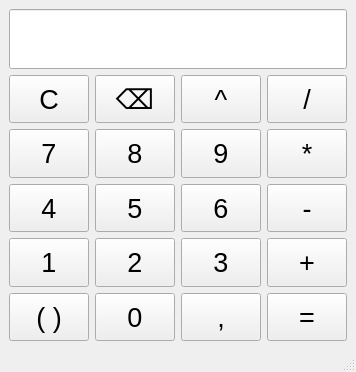
<?xml version="1.0" encoding="UTF-8"?>
<ui version="4.0">
 <class>MainWindow</class>
 <widget class="QMainWindow" name="MainWindow">
  <property name="geometry">
   <rect>
    <x>0</x>
    <y>0</y>
    <width>257</width>
    <height>372</height>
   </rect>
  </property>
  <property name="windowTitle">
   <string>Calculator</string>
  </property>
  <property name="autoFillBackground">
   <bool>false</bool>
  </property>
  <widget class="QWidget" name="centralwidget">
   <layout class="QVBoxLayout" name="verticalLayout">
    <item>
     <widget class="QLineEdit" name="lineEdit">
      <property name="minimumSize">
       <size>
        <width>50</width>
        <height>60</height>
       </size>
      </property>
      <property name="font">
       <font>
        <pointsize>20</pointsize>
       </font>
      </property>
     </widget>
    </item>
    <item>
     <layout class="QGridLayout" name="gridLayout">
      <item row="4" column="0">
       <widget class="QPushButton" name="parentheses">
        <property name="sizePolicy">
         <sizepolicy hsizetype="Expanding" vsizetype="Expanding">
          <horstretch>0</horstretch>
          <verstretch>0</verstretch>
         </sizepolicy>
        </property>
        <property name="font">
         <font>
          <pointsize>20</pointsize>
         </font>
        </property>
        <property name="text">
         <string>( )</string>
        </property>
       </widget>
      </item>
      <item row="3" column="2">
       <widget class="QPushButton" name="number_3">
        <property name="sizePolicy">
         <sizepolicy hsizetype="Expanding" vsizetype="Expanding">
          <horstretch>0</horstretch>
          <verstretch>0</verstretch>
         </sizepolicy>
        </property>
        <property name="font">
         <font>
          <pointsize>20</pointsize>
         </font>
        </property>
        <property name="text">
         <string>3</string>
        </property>
       </widget>
      </item>
      <item row="2" column="1">
       <widget class="QPushButton" name="number_5">
        <property name="sizePolicy">
         <sizepolicy hsizetype="Expanding" vsizetype="Expanding">
          <horstretch>0</horstretch>
          <verstretch>0</verstretch>
         </sizepolicy>
        </property>
        <property name="font">
         <font>
          <pointsize>20</pointsize>
         </font>
        </property>
        <property name="text">
         <string>5</string>
        </property>
       </widget>
      </item>
      <item row="0" column="1">
       <widget class="QPushButton" name="backspace">
        <property name="sizePolicy">
         <sizepolicy hsizetype="Expanding" vsizetype="Expanding">
          <horstretch>0</horstretch>
          <verstretch>0</verstretch>
         </sizepolicy>
        </property>
        <property name="font">
         <font>
          <pointsize>20</pointsize>
         </font>
        </property>
        <property name="text">
         <string>⌫</string>
        </property>
       </widget>
      </item>
      <item row="4" column="2">
       <widget class="QPushButton" name="comma">
        <property name="sizePolicy">
         <sizepolicy hsizetype="Expanding" vsizetype="Expanding">
          <horstretch>0</horstretch>
          <verstretch>0</verstretch>
         </sizepolicy>
        </property>
        <property name="font">
         <font>
          <pointsize>20</pointsize>
         </font>
        </property>
        <property name="text">
         <string>,</string>
        </property>
       </widget>
      </item>
      <item row="2" column="0">
       <widget class="QPushButton" name="number_4">
        <property name="sizePolicy">
         <sizepolicy hsizetype="Expanding" vsizetype="Expanding">
          <horstretch>0</horstretch>
          <verstretch>0</verstretch>
         </sizepolicy>
        </property>
        <property name="font">
         <font>
          <pointsize>20</pointsize>
         </font>
        </property>
        <property name="text">
         <string>4</string>
        </property>
       </widget>
      </item>
      <item row="1" column="0">
       <widget class="QPushButton" name="number_7">
        <property name="sizePolicy">
         <sizepolicy hsizetype="Expanding" vsizetype="Expanding">
          <horstretch>0</horstretch>
          <verstretch>0</verstretch>
         </sizepolicy>
        </property>
        <property name="font">
         <font>
          <pointsize>20</pointsize>
         </font>
        </property>
        <property name="text">
         <string>7</string>
        </property>
       </widget>
      </item>
      <item row="2" column="2">
       <widget class="QPushButton" name="number_6">
        <property name="sizePolicy">
         <sizepolicy hsizetype="Expanding" vsizetype="Expanding">
          <horstretch>0</horstretch>
          <verstretch>0</verstretch>
         </sizepolicy>
        </property>
        <property name="font">
         <font>
          <pointsize>20</pointsize>
         </font>
        </property>
        <property name="text">
         <string>6</string>
        </property>
       </widget>
      </item>
      <item row="2" column="3">
       <widget class="QPushButton" name="minus">
        <property name="sizePolicy">
         <sizepolicy hsizetype="Expanding" vsizetype="Expanding">
          <horstretch>0</horstretch>
          <verstretch>0</verstretch>
         </sizepolicy>
        </property>
        <property name="font">
         <font>
          <pointsize>20</pointsize>
         </font>
        </property>
        <property name="text">
         <string>-</string>
        </property>
       </widget>
      </item>
      <item row="0" column="0">
       <widget class="QPushButton" name="clear">
        <property name="sizePolicy">
         <sizepolicy hsizetype="Expanding" vsizetype="Expanding">
          <horstretch>0</horstretch>
          <verstretch>0</verstretch>
         </sizepolicy>
        </property>
        <property name="font">
         <font>
          <pointsize>20</pointsize>
         </font>
        </property>
        <property name="text">
         <string>C</string>
        </property>
       </widget>
      </item>
      <item row="0" column="3">
       <widget class="QPushButton" name="division">
        <property name="sizePolicy">
         <sizepolicy hsizetype="Expanding" vsizetype="Expanding">
          <horstretch>0</horstretch>
          <verstretch>0</verstretch>
         </sizepolicy>
        </property>
        <property name="font">
         <font>
          <pointsize>20</pointsize>
         </font>
        </property>
        <property name="text">
         <string>/</string>
        </property>
       </widget>
      </item>
      <item row="3" column="1">
       <widget class="QPushButton" name="number_2">
        <property name="sizePolicy">
         <sizepolicy hsizetype="Expanding" vsizetype="Expanding">
          <horstretch>0</horstretch>
          <verstretch>0</verstretch>
         </sizepolicy>
        </property>
        <property name="font">
         <font>
          <pointsize>20</pointsize>
         </font>
        </property>
        <property name="text">
         <string>2</string>
        </property>
       </widget>
      </item>
      <item row="1" column="3">
       <widget class="QPushButton" name="multiplication">
        <property name="sizePolicy">
         <sizepolicy hsizetype="Expanding" vsizetype="Expanding">
          <horstretch>0</horstretch>
          <verstretch>0</verstretch>
         </sizepolicy>
        </property>
        <property name="font">
         <font>
          <pointsize>20</pointsize>
         </font>
        </property>
        <property name="text">
         <string>*</string>
        </property>
       </widget>
      </item>
      <item row="1" column="1">
       <widget class="QPushButton" name="number_8">
        <property name="sizePolicy">
         <sizepolicy hsizetype="Expanding" vsizetype="Expanding">
          <horstretch>0</horstretch>
          <verstretch>0</verstretch>
         </sizepolicy>
        </property>
        <property name="font">
         <font>
          <pointsize>20</pointsize>
         </font>
        </property>
        <property name="text">
         <string>8</string>
        </property>
       </widget>
      </item>
      <item row="0" column="2">
       <widget class="QPushButton" name="degree">
        <property name="sizePolicy">
         <sizepolicy hsizetype="Expanding" vsizetype="Expanding">
          <horstretch>0</horstretch>
          <verstretch>0</verstretch>
         </sizepolicy>
        </property>
        <property name="font">
         <font>
          <pointsize>20</pointsize>
         </font>
        </property>
        <property name="text">
         <string>^</string>
        </property>
       </widget>
      </item>
      <item row="4" column="1">
       <widget class="QPushButton" name="number_0">
        <property name="sizePolicy">
         <sizepolicy hsizetype="Expanding" vsizetype="Expanding">
          <horstretch>0</horstretch>
          <verstretch>0</verstretch>
         </sizepolicy>
        </property>
        <property name="font">
         <font>
          <pointsize>20</pointsize>
         </font>
        </property>
        <property name="text">
         <string>0</string>
        </property>
       </widget>
      </item>
      <item row="3" column="0">
       <widget class="QPushButton" name="number_1">
        <property name="sizePolicy">
         <sizepolicy hsizetype="Expanding" vsizetype="Expanding">
          <horstretch>0</horstretch>
          <verstretch>0</verstretch>
         </sizepolicy>
        </property>
        <property name="font">
         <font>
          <pointsize>20</pointsize>
         </font>
        </property>
        <property name="text">
         <string>1</string>
        </property>
       </widget>
      </item>
      <item row="1" column="2">
       <widget class="QPushButton" name="number_9">
        <property name="sizePolicy">
         <sizepolicy hsizetype="Expanding" vsizetype="Expanding">
          <horstretch>0</horstretch>
          <verstretch>0</verstretch>
         </sizepolicy>
        </property>
        <property name="font">
         <font>
          <pointsize>20</pointsize>
         </font>
        </property>
        <property name="text">
         <string>9</string>
        </property>
       </widget>
      </item>
      <item row="4" column="3">
       <widget class="QPushButton" name="equals">
        <property name="sizePolicy">
         <sizepolicy hsizetype="Expanding" vsizetype="Expanding">
          <horstretch>0</horstretch>
          <verstretch>0</verstretch>
         </sizepolicy>
        </property>
        <property name="font">
         <font>
          <pointsize>20</pointsize>
         </font>
        </property>
        <property name="text">
         <string>=</string>
        </property>
       </widget>
      </item>
      <item row="3" column="3">
       <widget class="QPushButton" name="plus">
        <property name="sizePolicy">
         <sizepolicy hsizetype="Expanding" vsizetype="Expanding">
          <horstretch>0</horstretch>
          <verstretch>0</verstretch>
         </sizepolicy>
        </property>
        <property name="font">
         <font>
          <pointsize>20</pointsize>
         </font>
        </property>
        <property name="text">
         <string>+</string>
        </property>
       </widget>
      </item>
     </layout>
    </item>
   </layout>
  </widget>
  <widget class="QMenuBar" name="menubar">
   <property name="geometry">
    <rect>
     <x>0</x>
     <y>0</y>
     <width>257</width>
     <height>33</height>
    </rect>
   </property>
  </widget>
  <widget class="QStatusBar" name="statusbar"/>
 </widget>
 <resources/>
 <connections/>
</ui>
